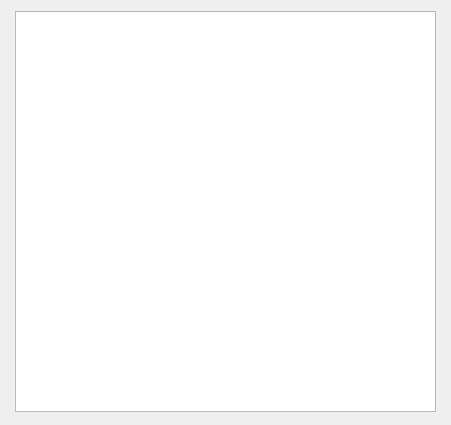
<?xml version="1.0" encoding="UTF-8"?>
<ui version="4.0">
 <class>Form</class>
 <widget class="QWidget" name="Form">
  <property name="geometry">
   <rect>
    <x>0</x>
    <y>0</y>
    <width>451</width>
    <height>425</height>
   </rect>
  </property>
  <property name="windowTitle">
   <string>Form</string>
  </property>
  <widget class="QTextBrowser" name="textBrowser">
   <property name="geometry">
    <rect>
     <x>15</x>
     <y>11</y>
     <width>421</width>
     <height>401</height>
    </rect>
   </property>
  </widget>
 </widget>
 <resources/>
 <connections/>
</ui>
